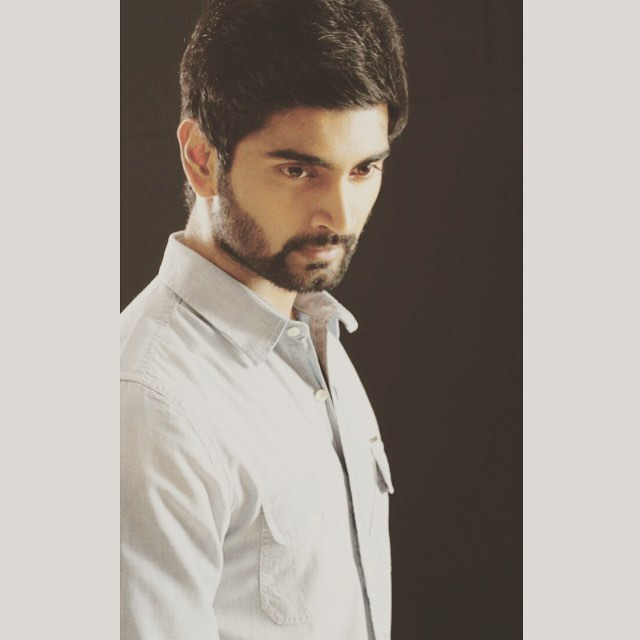
#> input picture I P/atharvaa/05d86bc91fb84cb3857cda69c07956c2_14676480_173665056416290_1660258241499627520_n.jpg, 640 x 640 px, found by its file name; its folder holds 4 pictures in this run
$ jupyter execute --allow-errors ImageProcessing.ipynb   (shell and % lines are left out)
#> lines starting #> are read from the running program, lines starting #| are printed output that depends on the picture
# import sysytem libraries

[cell 1]
import os
import warnings
warnings.simplefilter('ignore')

# importing DataHandling Libraries

[cell 2]
import numpy as np
import pandas as pd

# Importing DataVisualization Library

[cell 3]
import matplotlib.pyplot as plt

[cell 4]
from skimage.io import imread, imshow
from skimage.transform import resize
from skimage.color import rgb2gray

# B1 setting working directory

[cell 5]
atharvaa= os.listdir("C:/Users/Bogeyman/Downloads/I P/atharvaa")

#> (a cell that did not finish here is left out)

#> (a cell that did not finish here is left out)

[cell 8]
limit = 60
atharvaaimages = [None]*limit
j=0

for i in atharvaa:
    if(j<limit):
        atharvaaimages[j]=imread("C:/Users/Bogeyman/Downloads/I P/atharvaa/"+i)
        j+=1
    else:
        break

[cell 9]
limit = 60
#> limit = 60
arjunimages = [None]*limit
#> arjunimages = 60 items
j=0

#> (the rest of this cell did not finish here and is left out)

[cell 10]
limit = 60
arnoldimages = [None]*limit
j=0

#> (the rest of this cell did not finish here and is left out)

#> (a cell that did not finish here is left out)

#> (a cell that did not finish here is left out)

#> (a cell that did not finish here is left out)

[cell 14]
atharvaa_gray= [None]*limit
j=0

for i in atharvaa:
    if(j<limit):
        atharvaa_gray[j]=rgb2gray(atharvaaimages[j])
        j+=1
    else:
        break
#> after the loop, atharvaa_gray = 60 items; j = 4

#> (a cell that did not finish here is left out)

[cell 16]
arnold_gray= [None]*limit
j=0

#> (the rest of this cell did not finish here and is left out)

[cell 17]
imshow(atharvaa_gray[0])
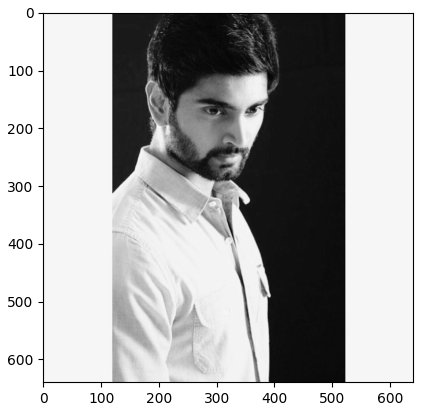
#> figure drawn by matplotlib, 1 panel
